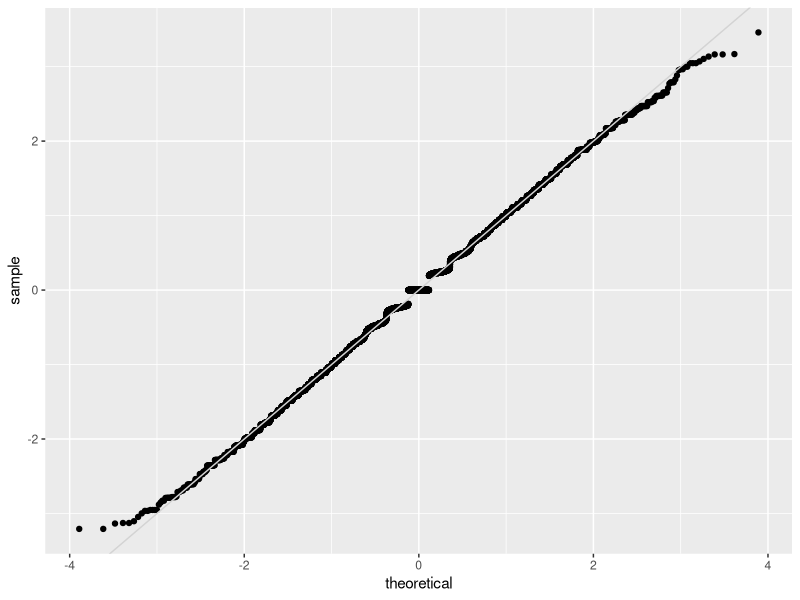
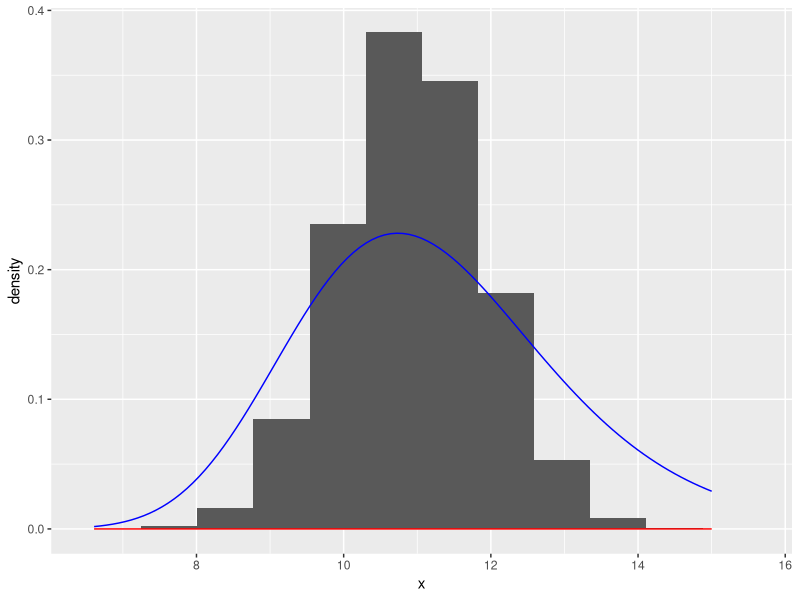

Generate these figures, in order, with R:
## ---- chunk 1
knitr::opts_chunk$set(echo = TRUE, out.width="50%")
library(ggplot2)
library(dplyr)
## ---- chunk 2
m <- 30
n <- 30
sigma1 <- 5
sigma2 <- 5

pooled.count <- 0
unpooled.count <- 0

for (i in 1:10^5)
{
  x <- rnorm(m, 30, 5)
  y <- rnorm(n, 30, 5)

  p.pooled <- t.test(x, y, var.equal = TRUE)$p.value
  p.unpooled <- t.test(x, y)$p.value

  pooled.count <- pooled.count + (p.pooled < 0.05)
  unpooled.count <- unpooled.count + (p.unpooled < 0.05)
}

pooled.count/10^5
unpooled.count/10^5

## ---- chunk 3
n1 <- 100
n2 <- 100
N <- 10^4
p <- 0.1

x1 <- rbinom(N, size = n1, p)
x2 <- rbinom(N, size = n2, p)

phat <- (x1 + x2)/(n1 + n2)
propDiff <- x1/n1 - x2/n2

SE <- sqrt(phat * (1 - phat)*(1/n1 + 1/n2))

df <- data.frame(x=propDiff/SE)

ggplot(df, aes(sample = x)) + stat_qq() + 
  geom_abline(intercept = 0, slope = 1, colour = "lightgray")
## ---- chunk 4
N <- 10^4
tstat <- numeric(N)
for (i in 1:N)
{
  w <- rnorm(30, 7, 1)
  tstat[i] <- (mean(w) - 5)* sqrt(30)
}

df <- data.frame(x=tstat)
ggplot(df, aes(x)) + geom_histogram(aes(y =  stat(density)), bins = 12) +  
  stat_function(fun=dt, args=list(df=29), colour = "red") + 
  stat_function(fun=dt, args=list(df=29, ncp = 10.95), colour = "blue")

